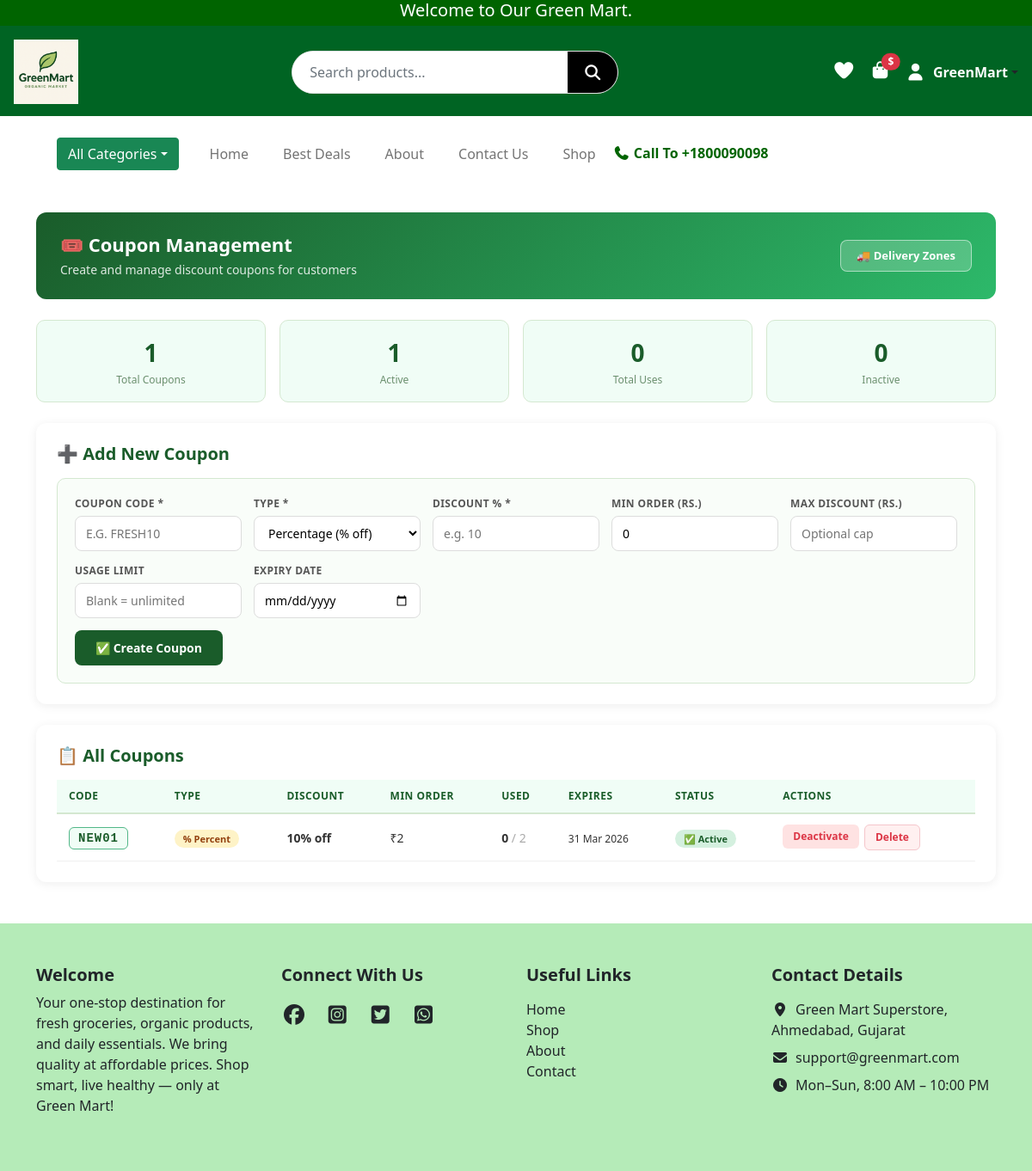
Before: /admin/coupons (signed in) with the older database file.
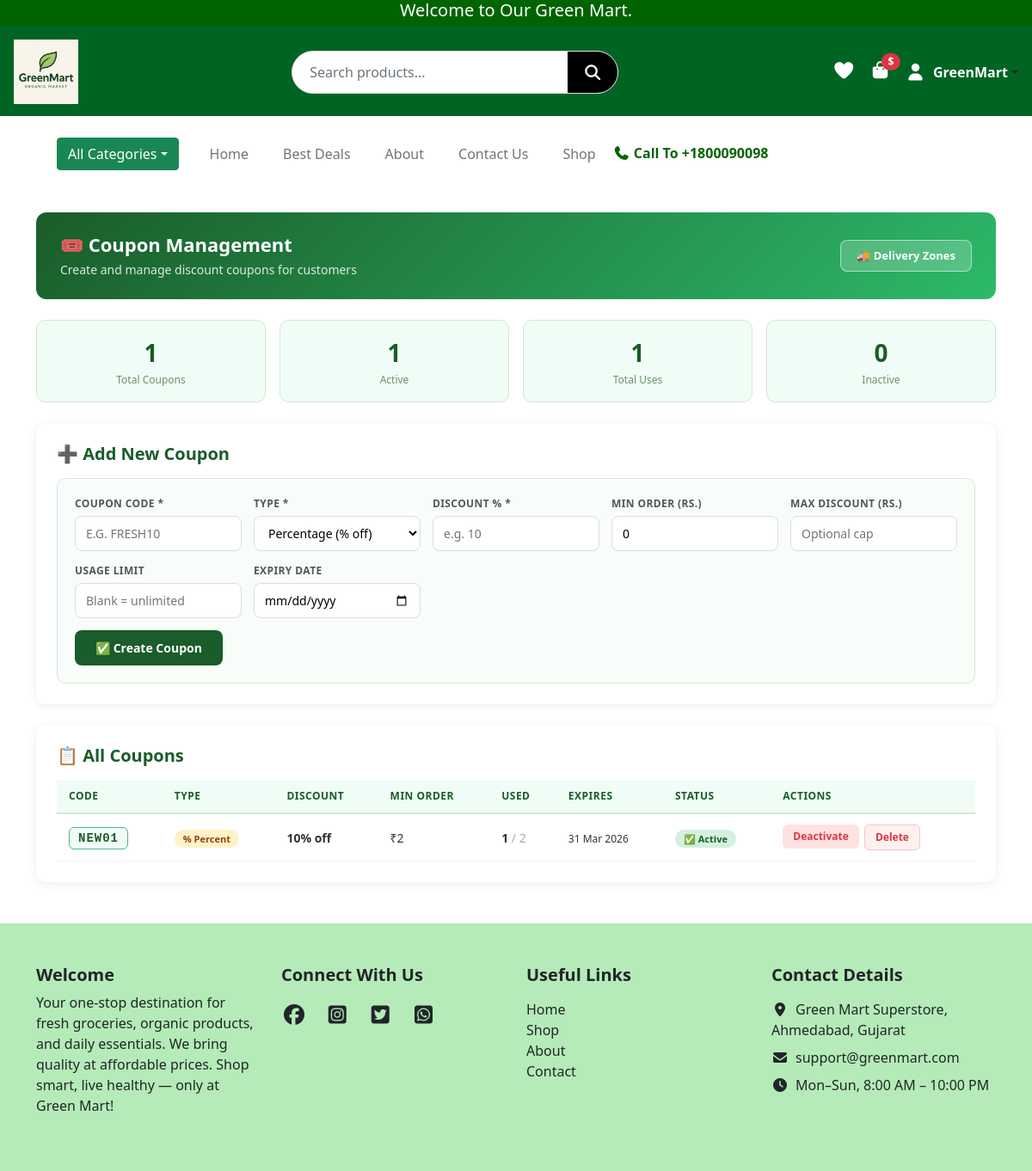
After: the same page with the newer database file.
### website/models.py (models this page shows, shortened)
class Coupon(db.Model):
    __tablename__  = "coupon"
    id             = db.Column(db.Integer, primary_key=True)
    code           = db.Column(db.String(20), unique=True, nullable=False)
    coupon_type    = db.Column(db.String(10), nullable=False, default="flat")
    discount_value = db.Column(db.Float, nullable=False)
    min_order      = db.Column(db.Float, default=0)
    max_discount   = db.Column(db.Float, nullable=True)
    is_active      = db.Column(db.Boolean, default=True)
    usage_limit    = db.Column(db.Integer, nullable=True)
    used_count     = db.Column(db.Integer, default=0)
    expires_at     = db.Column(db.DateTime, nullable=True)
    created_at     = db.Column(db.DateTime, default=datetime.utcnow)

### website/admin.py (the view)
@admin.route("/admin/coupons")
@admin_required
def manage_coupons():
    coupons     = Coupon.query.order_by(Coupon.created_at.desc()).all()
    login_form  = LoginForm()
    signup_form = SignupForm()
    return render_template("admin/coupons.html",
                           coupons=coupons,
                            now=datetime.utcnow(),
                           login_form=login_form,
                           signup_form=signup_form)

### website/forms.py
class LoginForm(FlaskForm):
    email = StringField("Email", validators=[DataRequired(), Email()])
    password = PasswordField("Password", validators=[DataRequired()])
    submit = SubmitField("Login")

class SignupForm(FlaskForm):
    name = StringField("Name", validators=[DataRequired(), Length(min=2, max=50)])
    email = StringField("Email", validators=[DataRequired(), Email()])
    password = PasswordField("Password", validators=[DataRequired(), Length(min=6)])
    confirm_password = PasswordField(
        "Confirm Password", validators=[DataRequired(), EqualTo("password")]
    )
    submit = SubmitField("Sign Up")

### website/admin.py (called while the page is built)
def admin_required(f):
    @wraps(f)
    @login_required
    def decorated_function(*args, **kwargs):
        if current_user.role != "admin":
            flash("Admin access required!")
            return redirect(url_for("views.home"))
        return f(*args, **kwargs)
    return decorated_function

### website/templates/admin/coupons.html (shortened to what the changed rows need)
{% extends "base.html" %}
{% block content %}
<div class="container py-4">
  <div class="row g-3 mb-4">
    <div class="col-6 col-md-3">
      <div class="stat-card">
        <div class="stat-num">{{ coupons|sum(attribute='used_count') }}</div>
        <div class="stat-lbl">Total Uses</div>
      </div>
    </div>
  </div>
  <div class="admin-card">
    {% if coupons %}
    <div style="overflow-x:auto;">
      <table class="coupon-table">
        <thead>
          <tr>
            <th>Code</th>
            <th>Type</th>
            <th>Discount</th>
            <th>Min Order</th>
            <th>Used</th>
            <th>Expires</th>
            <th>Status</th>
            <th>Actions</th>
          </tr>
        </thead>
        <tbody>
          {% for c in coupons %}
          <tr>
            <td><span class="code-chip">{{ c.code }}</span></td>
            <td>
              {% if c.coupon_type == 'percent' %}
                <span class="badge-percent">% Percent</span>
              {% else %}
                <span class="badge-flat">₹ Flat</span>
              {% endif %}
            </td>
            <td>
              <strong>
                {% if c.coupon_type == 'percent' %}
                  {{ c.discount_value|int }}% off
                {% else %}
                  ₹{{ c.discount_value|int }} off
                {% endif %}
              </strong>
            </td>
            <td>
              {% if c.min_order > 0 %}₹{{ c.min_order|int }}{% else %}<span style="color:#aaa;">None</span>{% endif %}
            </td>
            <td>
              <span style="font-weight:600;">{{ c.used_count }}</span>
              {% if c.usage_limit %}<span style="color:#aaa;">/ {{ c.usage_limit }}</span>{% endif %}
            </td>
            <td>
              {% if c.expires_at %}
                {% if c.expires_at < now %}
                  <span style="color:#dc3545;font-size:12px;">Expired<br>{{ c.expires_at.strftime('%d %b %Y') }}</span>
                {% else %}
                  <span style="font-size:12px;">{{ c.expires_at.strftime('%d %b %Y') }}</span>
                {% endif %}
              {% else %}
                <span style="color:#aaa;font-size:12px;">No expiry</span>
              {% endif %}
            </td>
            <td>
              {% if c.is_active %}
                <span class="badge-active">✅ Active</span>
              {% else %}
                <span class="badge-inactive">❌ Inactive</span>
              {% endif %}
            </td>
            <td>
              <div style="display:flex;gap:6px;flex-wrap:wrap;">
                <form method="POST" action="{{ url_for('admin.toggle_coupon', id=c.id) }}" style="display:inline;">
                  {% if c.is_active %}
                    <button type="submit" class="btn-toggle-on">Deactivate</button>
                  {% else %}
                    <button type="submit" class="btn-toggle-off">Activate</button>
                  {% endif %}
                </form>
                <form method="POST" action="{{ url_for('admin.delete_coupon', id=c.id) }}"
                      style="display:inline;"
                      onsubmit="return confirm('Delete coupon {{ c.code }}?')">
                  <button type="submit" class="btn-delete">Delete</button>
                </form>
              </div>
            </td>
          </tr>
          {% endfor %}
        </tbody>
      </table>
    </div>
    {% else %}
    <div style="text-align:center;padding:40px;color:#aaa;">
      <div style="font-size:48px;margin-bottom:12px;">🎟️</div>
      <p style="font-size:16px;">કોઈ coupon નથી. ઉપર Add New Coupon વાપરો!</p>
    </div>
    {% endif %}
  </div>
</div>
{% endblock %}

Changed rows visible on the page:
changed Coupon "NEW01": used_count "0" → "1"
Other visible differences:
{{ coupons|sum(attribute='used_count') }}: "0" → "1"
